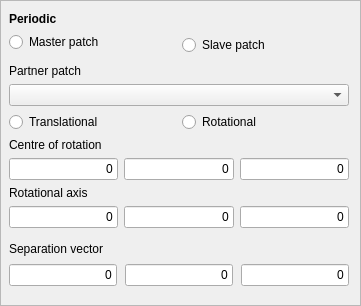
        <widget class="QFrame" name="periodicFrame">
         <property name="frameShape">
          <enum>QFrame::StyledPanel</enum>
         </property>
         <property name="frameShadow">
          <enum>QFrame::Raised</enum>
         </property>
         <layout class="QVBoxLayout" name="layoutBasicPeriodicPanel">
          <property name="leftMargin">
           <number>8</number>
          </property>
          <item>
           <widget class="QFrame" name="basePeriodicFrame">
            <property name="frameShape">
             <enum>QFrame::NoFrame</enum>
            </property>
            <property name="frameShadow">
             <enum>QFrame::Raised</enum>
            </property>
            <layout class="QGridLayout" name="gridLayout_5">
             <property name="leftMargin">
              <number>0</number>
             </property>
             <property name="topMargin">
              <number>0</number>
             </property>
             <property name="rightMargin">
              <number>0</number>
             </property>
             <property name="bottomMargin">
              <number>0</number>
             </property>
             <item row="1" column="1" rowspan="2">
              <widget class="QRadioButton" name="radioButtonSlavePeriodic">
               <property name="text">
                <string>Slave patch</string>
               </property>
               <attribute name="buttonGroup">
                <string notr="true">buttonGroupMasterSlavePeriodic</string>
               </attribute>
              </widget>
             </item>
             <item row="1" column="0">
              <widget class="QRadioButton" name="radioButtonMasterPeriodic">
               <property name="text">
                <string>Master patch</string>
               </property>
               <attribute name="buttonGroup">
                <string notr="true">buttonGroupMasterSlavePeriodic</string>
               </attribute>
              </widget>
             </item>
             <item row="0" column="0" colspan="2">
              <widget class="QLabel" name="label_periodic">
               <property name="font">
                <font>
                 <weight>75</weight>
                 <bold>true</bold>
                </font>
               </property>
               <property name="text">
                <string>Periodic</string>
               </property>
              </widget>
             </item>
            </layout>
           </widget>
          </item>
          <item>
           <widget class="QFrame" name="frameSlave">
            <property name="frameShape">
             <enum>QFrame::NoFrame</enum>
            </property>
            <property name="frameShadow">
             <enum>QFrame::Raised</enum>
            </property>
            <property name="lineWidth">
             <number>1</number>
            </property>
            <layout class="QGridLayout" name="gridLayout_4">
             <property name="leftMargin">
              <number>0</number>
             </property>
             <property name="topMargin">
              <number>0</number>
             </property>
             <property name="rightMargin">
              <number>0</number>
             </property>
             <property name="bottomMargin">
              <number>0</number>
             </property>
             <item row="0" column="0">
              <widget class="QLabel" name="label_13">
               <property name="text">
                <string>Partner patch</string>
               </property>
              </widget>
             </item>
             <item row="1" column="0">
              <widget class="QComboBox" name="comboBoxPeriodicPartner"/>
             </item>
             <item row="2" column="0">
              <widget class="QFrame" name="frame_3">
               <property name="frameShape">
                <enum>QFrame::NoFrame</enum>
               </property>
               <property name="frameShadow">
                <enum>QFrame::Raised</enum>
               </property>
               <layout class="QHBoxLayout" name="horizontalLayout_3">
                <property name="leftMargin">
                 <number>0</number>
                </property>
                <property name="topMargin">
                 <number>0</number>
                </property>
                <property name="rightMargin">
                 <number>0</number>
                </property>
                <property name="bottomMargin">
                 <number>0</number>
                </property>
                <item>
                 <widget class="QRadioButton" name="rb_translational_periodic">
                  <property name="text">
                   <string>Translational</string>
                  </property>
                  <attribute name="buttonGroup">
                   <string notr="true">buttonGroupPeriodic</string>
                  </attribute>
                 </widget>
                </item>
                <item>
                 <widget class="QRadioButton" name="rb_rotational_periodic">
                  <property name="text">
                   <string>Rotational</string>
                  </property>
                  <attribute name="buttonGroup">
                   <string notr="true">buttonGroupPeriodic</string>
                  </attribute>
                 </widget>
                </item>
               </layout>
              </widget>
             </item>
             <item row="3" column="0">
              <widget class="QFrame" name="rotationalFrame">
               <property name="frameShape">
                <enum>QFrame::NoFrame</enum>
               </property>
               <property name="frameShadow">
                <enum>QFrame::Raised</enum>
               </property>
               <layout class="QGridLayout" name="horzLayout_4">
                <property name="leftMargin">
                 <number>0</number>
                </property>
                <property name="topMargin">
                 <number>0</number>
                </property>
                <property name="rightMargin">
                 <number>0</number>
                </property>
                <property name="bottomMargin">
                 <number>0</number>
                </property>
                <item row="2" column="0" colspan="3">
                 <widget class="QLabel" name="label_7">
                  <property name="text">
                   <string>Centre of rotation</string>
                  </property>
                 </widget>
                </item>
                <item row="6" column="0" colspan="3">
                 <widget class="QLabel" name="label_11">
                  <property name="text">
                   <string>Rotational axis</string>
                  </property>
                 </widget>
                </item>
                <item row="4" column="0">
                 <widget class="Gui::InputField" name="input_corx">
                  <property name="sizePolicy">
                   <sizepolicy hsizetype="Preferred" vsizetype="Fixed">
                    <horstretch>0</horstretch>
                    <verstretch>0</verstretch>
                   </sizepolicy>
                  </property>
                  <property name="text">
                   <string>0</string>
                  </property>
                  <property name="alignment">
                   <set>Qt::AlignRight|Qt::AlignTrailing|Qt::AlignVCenter</set>
                  </property>
                  <property name="singleStep" stdset="0">
                   <double>0.100000000000000</double>
                  </property>
                  <property name="unit" stdset="0">
                   <string notr="true">mm</string>
                  </property>
                  <property name="format" stdset="0">
                   <number>0</number>
                  </property>
                 </widget>
                </item>
                <item row="4" column="1">
                 <widget class="Gui::InputField" name="input_cory">
                  <property name="sizePolicy">
                   <sizepolicy hsizetype="Preferred" vsizetype="Fixed">
                    <horstretch>0</horstretch>
                    <verstretch>0</verstretch>
                   </sizepolicy>
                  </property>
                  <property name="text">
                   <string>0</string>
                  </property>
                  <property name="alignment">
                   <set>Qt::AlignRight|Qt::AlignTrailing|Qt::AlignVCenter</set>
                  </property>
                  <property name="singleStep" stdset="0">
                   <double>0.100000000000000</double>
                  </property>
                  <property name="unit" stdset="0">
                   <string notr="true">mm</string>
                  </property>
                  <property name="format" stdset="0">
                   <number>0</number>
                  </property>
                 </widget>
                </item>
                <item row="4" column="2">
                 <widget class="Gui::InputField" name="input_corz">
                  <property name="sizePolicy">
                   <sizepolicy hsizetype="Preferred" vsizetype="Fixed">
                    <horstretch>0</horstretch>
                    <verstretch>0</verstretch>
                   </sizepolicy>
                  </property>
                  <property name="text">
                   <string>0</string>
                  </property>
                  <property name="alignment">
                   <set>Qt::AlignRight|Qt::AlignTrailing|Qt::AlignVCenter</set>
                  </property>
                  <property name="singleStep" stdset="0">
                   <double>0.100000000000000</double>
                  </property>
                  <property name="unit" stdset="0">
                   <string notr="true">mm</string>
                  </property>
                  <property name="format" stdset="0">
                   <number>0</number>
                  </property>
                 </widget>
                </item>
                <item row="8" column="0">
                 <widget class="Gui::InputField" name="input_axisx">
                  <property name="sizePolicy">
                   <sizepolicy hsizetype="Preferred" vsizetype="Fixed">
                    <horstretch>0</horstretch>
                    <verstretch>0</verstretch>
                   </sizepolicy>
                  </property>
                  <property name="text">
                   <string>0</string>
                  </property>
                  <property name="alignment">
                   <set>Qt::AlignRight|Qt::AlignTrailing|Qt::AlignVCenter</set>
                  </property>
                  <property name="singleStep" stdset="0">
                   <double>0.100000000000000</double>
                  </property>
                  <property name="unit" stdset="0">
                   <string notr="true"/>
                  </property>
                  <property name="format" stdset="0">
                   <number>0</number>
                  </property>
                 </widget>
                </item>
                <item row="8" column="1">
                 <widget class="Gui::InputField" name="input_axisy">
                  <property name="sizePolicy">
                   <sizepolicy hsizetype="Preferred" vsizetype="Fixed">
                    <horstretch>0</horstretch>
                    <verstretch>0</verstretch>
                   </sizepolicy>
                  </property>
                  <property name="text">
                   <string>0</string>
                  </property>
                  <property name="alignment">
                   <set>Qt::AlignRight|Qt::AlignTrailing|Qt::AlignVCenter</set>
                  </property>
                  <property name="singleStep" stdset="0">
                   <double>0.100000000000000</double>
                  </property>
                  <property name="unit" stdset="0">
                   <string notr="true"/>
                  </property>
                  <property name="format" stdset="0">
                   <number>0</number>
                  </property>
                 </widget>
                </item>
                <item row="8" column="2">
                 <widget class="Gui::InputField" name="input_axisz">
                  <property name="sizePolicy">
                   <sizepolicy hsizetype="Preferred" vsizetype="Fixed">
                    <horstretch>0</horstretch>
                    <verstretch>0</verstretch>
                   </sizepolicy>
                  </property>
                  <property name="text">
                   <string>0</string>
                  </property>
                  <property name="alignment">
                   <set>Qt::AlignRight|Qt::AlignTrailing|Qt::AlignVCenter</set>
                  </property>
                  <property name="singleStep" stdset="0">
                   <double>0.100000000000000</double>
                  </property>
                  <property name="unit" stdset="0">
                   <string notr="true"/>
                  </property>
                  <property name="format" stdset="0">
                   <number>0</number>
                  </property>
                 </widget>
                </item>
               </layout>
              </widget>
             </item>
             <item row="4" column="0">
              <widget class="QFrame" name="translationalFrame">
               <property name="frameShape">
                <enum>QFrame::NoFrame</enum>
               </property>
               <property name="frameShadow">
                <enum>QFrame::Raised</enum>
               </property>
               <layout class="QGridLayout" name="horzLayout_5">
                <property name="leftMargin">
                 <number>0</number>
                </property>
                <property name="topMargin">
                 <number>8</number>
                </property>
                <property name="rightMargin">
                 <number>0</number>
                </property>
                <property name="bottomMargin">
                 <number>8</number>
                </property>
                <property name="spacing">
                 <number>8</number>
                </property>
                <item row="1" column="4" colspan="3">
                 <widget class="QLabel" name="label_12">
                  <property name="text">
                   <string>Separation vector</string>
                  </property>
                 </widget>
                </item>
                <item row="3" column="4">
                 <widget class="Gui::InputField" name="input_sepx">
                  <property name="sizePolicy">
                   <sizepolicy hsizetype="Preferred" vsizetype="Fixed">
                    <horstretch>0</horstretch>
                    <verstretch>0</verstretch>
                   </sizepolicy>
                  </property>
                  <property name="text">
                   <string>0</string>
                  </property>
                  <property name="alignment">
                   <set>Qt::AlignRight|Qt::AlignTrailing|Qt::AlignVCenter</set>
                  </property>
                  <property name="singleStep" stdset="0">
                   <double>0.100000000000000</double>
                  </property>
                  <property name="unit" stdset="0">
                   <string notr="true">mm</string>
                  </property>
                  <property name="format" stdset="0">
                   <number>0</number>
                  </property>
                 </widget>
                </item>
                <item row="3" column="5">
                 <widget class="Gui::InputField" name="input_sepy">
                  <property name="sizePolicy">
                   <sizepolicy hsizetype="Preferred" vsizetype="Fixed">
                    <horstretch>0</horstretch>
                    <verstretch>0</verstretch>
                   </sizepolicy>
                  </property>
                  <property name="text">
                   <string>0</string>
                  </property>
                  <property name="alignment">
                   <set>Qt::AlignRight|Qt::AlignTrailing|Qt::AlignVCenter</set>
                  </property>
                  <property name="singleStep" stdset="0">
                   <double>0.100000000000000</double>
                  </property>
                  <property name="unit" stdset="0">
                   <string notr="true">mm</string>
                  </property>
                  <property name="format" stdset="0">
                   <number>0</number>
                  </property>
                 </widget>
                </item>
                <item row="3" column="6">
                 <widget class="Gui::InputField" name="input_sepz">
                  <property name="sizePolicy">
                   <sizepolicy hsizetype="Preferred" vsizetype="Fixed">
                    <horstretch>0</horstretch>
                    <verstretch>0</verstretch>
                   </sizepolicy>
                  </property>
                  <property name="text">
                   <string>0</string>
                  </property>
                  <property name="alignment">
                   <set>Qt::AlignRight|Qt::AlignTrailing|Qt::AlignVCenter</set>
                  </property>
                  <property name="singleStep" stdset="0">
                   <double>0.100000000000000</double>
                  </property>
                  <property name="unit" stdset="0">
                   <string notr="true">mm</string>
                  </property>
                  <property name="format" stdset="0">
                   <number>0</number>
                  </property>
                 </widget>
                </item>
               </layout>
              </widget>
             </item>
            </layout>
           </widget>
          </item>
         </layout>
        </widget>
